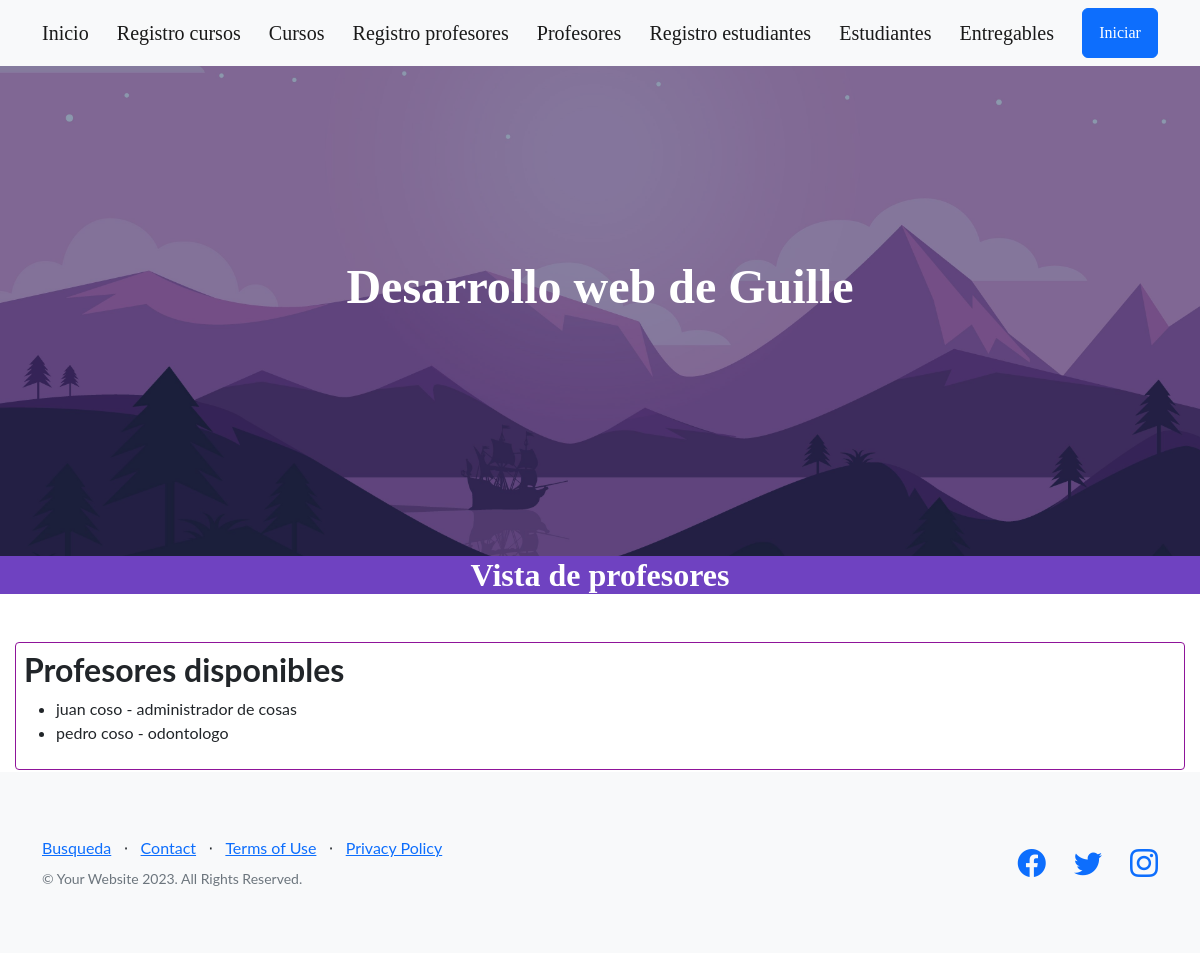
Before: /app-coder/profesores/ with the older database file.
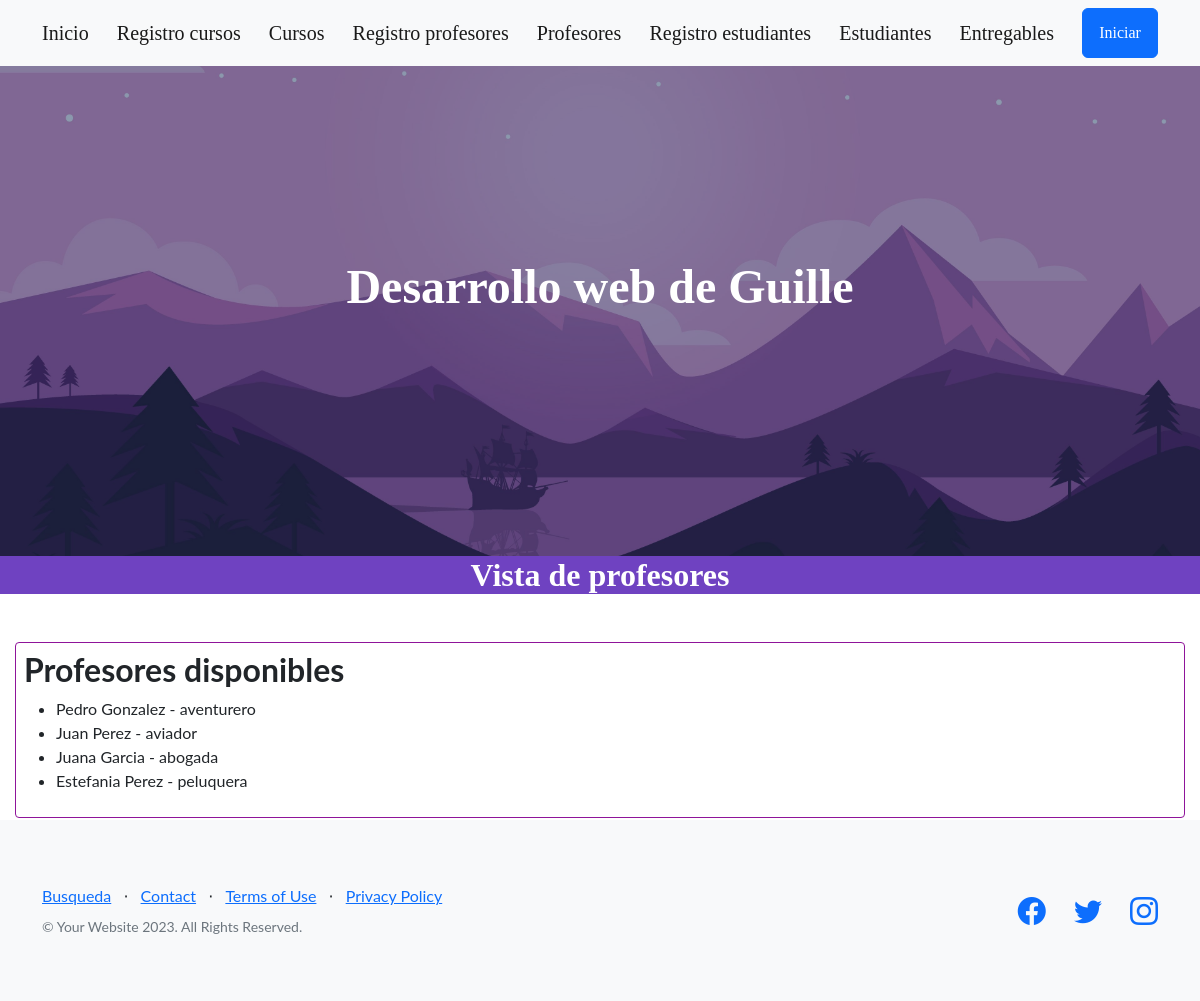
After: the same page with the newer database file.
### AppCoder/models.py (models this page shows, shortened)
class Profesor(models.Model):
    nombre = models.CharField(max_length=30)
    apellido = models.CharField(max_length=30)
    email = models.EmailField()
    profesion = models.CharField(max_length=30)
    curso = models.ManyToManyField(Curso)

### AppCoder/views.py (the view)
# urls.py: path('profesores/', profesores, name="profesores"),
def profesores(self):
    lista = Profesor.objects.all()
    return render(self, "profesores.html", {"lista_profesores": lista})

### AppCoder/templates/profesores.html
{% extends 'BASE.html' %}
{% load static %}
{% block contenidoQueCambia %}
<div style="background: #6f42c1;">
    <div class="text-center text-white">
        <div style="font-family: ubuntu-bold;">
            <h2 class="mb-5">Vista de profesores</h2>
        </div>
    </div>
</div>
    <div style="padding: 8px; border-radius: 4px; border: 1px solid #8f149a; box-sizing: border-box; margin-bottom: 2px; margin-left: 15px; margin-Right: 15px;">
        <h2>Profesores disponibles</h2>
        <ul>
        {% for profesor in lista_profesores %}
        <li>{{profesor.nombre}} {{profesor.apellido}} - {{profesor.profesion}}</li>
        {% endfor %}
        </ul>
</div>
{% endblock contenidoQueCambia %}

### AppCoder/templates/BASE.html (shortened to what this page needs)
<!DOCTYPE html>
<html lang="en">
    <head>
        {% load static %}
        <link href="https://cdn.jsdelivr.net/npm/bootstrap-icons@1.5.0/font/bootstrap-icons.css" rel="stylesheet" type="text/css" />
        <link href="{% static 'css/styles.css' %}" rel="stylesheet" />
        <link href="{% static 'css/mis_estilos.css' %}" rel="stylesheet" />
    </head>
    <body>
        {% include 'navbar.html' %}
        <header class="masthead">
            <div class="container position-relative">
                <div class="row justify-content-center">
                    <div class="col-xl-6">
                        <div class="text-center text-white">
                            <div style="font-family: ubuntu-bold;">
                                <h1 class="mb-5">Desarrollo web de Guille</h1>
                            </div>
                        </div>
                    </div>
                </div>
            </div>
        </header>
        {% block contenidoQueCambia %}
        {% endblock contenidoQueCambia %}
        <footer class="footer bg-light">
            <div class="container">
                <div class="row">
                    <div class="col-lg-6 h-100 text-center text-lg-start my-auto">
                        <ul class="list-inline mb-2">
                            <li class="list-inline-item"><a href="{% url 'BusquedaCamada' %}">Busqueda</a></li>
                            <li class="list-inline-item">⋅</li>
                            <li class="list-inline-item"><a href="#!">Contact</a></li>
                            <li class="list-inline-item">⋅</li>
                            <li class="list-inline-item"><a href="#!">Terms of Use</a></li>
                            <li class="list-inline-item">⋅</li>
                            <li class="list-inline-item"><a href="#!">Privacy Policy</a></li>
                        </ul>
                        <p class="text-muted small mb-4 mb-lg-0">&copy; Your Website 2023. All Rights Reserved.</p>
                    </div>
                    <div class="col-lg-6 h-100 text-center text-lg-end my-auto">
                        <ul class="list-inline mb-0">
                            <li class="list-inline-item me-4">
                                <a href="#!"><i class="bi-facebook fs-3"></i></a>
                            </li>
                            <li class="list-inline-item me-4">
                                <a href="#!"><i class="bi-twitter fs-3"></i></a>
                            </li>
                            <li class="list-inline-item">
                                <a href="#!"><i class="bi-instagram fs-3"></i></a>
                            </li>
                        </ul>
                    </div>
                </div>
            </div>
        </footer>
    </body>
</html>

### AppCoder/templates/navbar.html
<nav class="navbar navbar-light bg-light static-top">
  <div class="container" style="font-family: ubuntu-bold;">
    <a class="navbar-brand" href="{% url 'inicio' %}">Inicio</a>
    <a class="navbar-brand" href="{% url 'cursoFormulario' %}">Registro cursos</a>
    <a class="navbar-brand" href="{% url 'cursos' %}">Cursos</a>
    <a class="navbar-brand" href="{% url 'profesoresFormulario' %}">Registro profesores</a>
    <a class="navbar-brand" href="{% url 'profesores' %}">Profesores</a>
    <a class="navbar-brand" href="{% url 'estudiantesFormulario' %}">Registro estudiantes</a>
    <a class="navbar-brand" href="{% url 'estudiantes' %}">Estudiantes</a>
    <a class="navbar-brand" href="{% url 'entregables' %}">Entregables</a>
    <a class="btn btn-primary" href="#signup">Iniciar</a>
  </div>
</nav>

Changed rows visible on the page:
removed Profesor: nombre "juan", apellido "coso", profesion "administrador de cosas"
removed Profesor: nombre "pedro", apellido "coso", profesion "odontologo"
added Profesor: nombre "Pedro", apellido "Gonzalez", profesion "aventurero"
added Profesor: nombre "Juan", apellido "Perez", profesion "aviador"
added Profesor: nombre "Juana", apellido "Garcia", profesion "abogada"
added Profesor: nombre "Estefania", apellido "Perez", profesion "peluquera"
